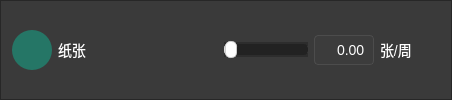
      <widget class="QFrame" name="paperFrame">
       <property name="minimumSize">
        <size>
         <width>0</width>
         <height>50</height>
        </size>
       </property>
       <property name="styleSheet">
        <string notr="true">background-color: rgba(40, 40, 40, 180);</string>
       </property>
       <property name="frameShape">
        <enum>QFrame::StyledPanel</enum>
       </property>
       <property name="frameShadow">
        <enum>QFrame::Raised</enum>
       </property>
       <layout class="QHBoxLayout" name="horizontalLayout_6">
        <item>
         <widget class="QLabel" name="paperIconLabel">
          <property name="minimumSize">
           <size>
            <width>40</width>
            <height>40</height>
           </size>
          </property>
          <property name="maximumSize">
           <size>
            <width>40</width>
            <height>40</height>
           </size>
          </property>
          <property name="styleSheet">
           <string notr="true">background-color: rgba(22, 160, 133, 150);
border-radius: 20px;
padding: 5px;</string>
          </property>
          <property name="text">
           <string/>
          </property>
          <property name="pixmap">
           <pixmap resource="resource.qrc">:/resource/paper.png</pixmap>
          </property>
          <property name="scaledContents">
           <bool>true</bool>
          </property>
         </widget>
        </item>
        <item>
         <widget class="QLabel" name="paperTextLabel">
          <property name="sizePolicy">
           <sizepolicy hsizetype="Fixed" vsizetype="Preferred">
            <horstretch>0</horstretch>
            <verstretch>0</verstretch>
           </sizepolicy>
          </property>
          <property name="minimumSize">
           <size>
            <width>120</width>
            <height>0</height>
           </size>
          </property>
          <property name="styleSheet">
           <string notr="true">background-color: transparent;
color: white;
font-size: 14px;</string>
          </property>
          <property name="text">
           <string>纸张</string>
          </property>
         </widget>
        </item>
        <item>
         <spacer name="horizontalSpacer_4">
          <property name="orientation">
           <enum>Qt::Horizontal</enum>
          </property>
          <property name="sizeHint" stdset="0">
           <size>
            <width>40</width>
            <height>20</height>
           </size>
          </property>
         </spacer>
        </item>
        <item>
         <widget class="QSlider" name="paperSlider">
          <property name="styleSheet">
           <string notr="true">QSlider {
    margin: 6px 0;
	background:transparent；
}

QSlider::groove:horizontal {
    border: 1px solid #555555;          /* 轨道边框 */
    height: 5px;                        /* 轨道高度 */
    background: #222222;                /* 轨道背景色 */
    margin: 2px 0;                      /* 上下边距 */
    border-radius: 4px;                 /* 轨道圆角 */
}

QSlider::handle:horizontal {
    background: #ffffff;                /* 滑块背景色-白色 */
    border: 1px solid #cccccc;          /* 滑块边框 */
    width: 10px;                        /* 滑块宽度 */
    height: 10px;                       /* 滑块高度 */
    margin: -6px 0;                     /* 滑块超出轨道的部分 */
    border-radius: 5px;                 /* 滑块圆角（半径为宽度的一半，实现圆形） */
}

QSlider::add-page:horizontal {
    background: #222222;                /* 滑块右侧轨道颜色 */
    border-radius: 4px;                 /* 右侧轨道圆角 */
}

QSlider::sub-page:horizontal {
    background: rgb(222, 222, 222);                /* 滑块左侧轨道颜色 */
    border-radius: 4px;                 /* 左侧轨道圆角 */
}</string>
          </property>
          <property name="maximum">
           <number>1000</number>
          </property>
          <property name="orientation">
           <enum>Qt::Horizontal</enum>
          </property>
         </widget>
        </item>
        <item>
         <widget class="QLineEdit" name="paperValueEdit">
          <property name="minimumSize">
           <size>
            <width>60</width>
            <height>30</height>
           </size>
          </property>
          <property name="maximumSize">
           <size>
            <width>60</width>
            <height>30</height>
           </size>
          </property>
          <property name="styleSheet">
           <string notr="true">background-color: rgba(60, 60, 60, 200);
color: white;
font-size: 14px;
border: 1px solid rgba(80, 80, 80, 200);
border-radius: 4px;
padding: 2px 5px;</string>
          </property>
          <property name="text">
           <string>0.00</string>
          </property>
          <property name="alignment">
           <set>Qt::AlignRight|Qt::AlignTrailing|Qt::AlignVCenter</set>
          </property>
         </widget>
        </item>
        <item>
         <widget class="QLabel" name="paperUnitLabel">
          <property name="minimumSize">
           <size>
            <width>60</width>
            <height>0</height>
           </size>
          </property>
          <property name="styleSheet">
           <string notr="true">background-color: transparent;
color: white;
font-size: 14px;</string>
          </property>
          <property name="text">
           <string>张/周</string>
          </property>
          <property name="alignment">
           <set>Qt::AlignLeading|Qt::AlignLeft|Qt::AlignVCenter</set>
          </property>
         </widget>
        </item>
       </layout>
      </widget>
